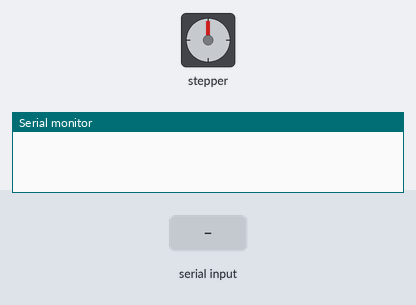
This sketch was run on a simulated Arduino Uno, built with avr-gcc and run on an emulated ATmega328P. Shown: stepper motor, the last lines printed to the serial monitor. Wiring (inferred from the names in the program): stepper motor (2048 steps per turn assumed): coils pin 9, pin 10, pin 11, pin 12. Inputs (shaded band) come from the test bench.

Above: at 1.2 s.
1.3 s: "90,45\n" received over Serial
At 3.5 s:
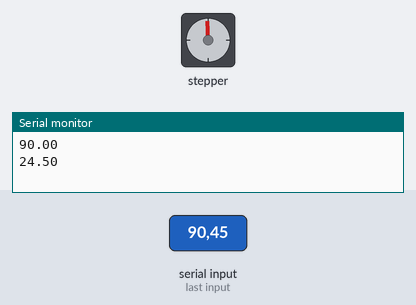
3.8 s: "30,150\n" received over Serial
6.3 s: "5\n" received over Serial
At 7.8 s:
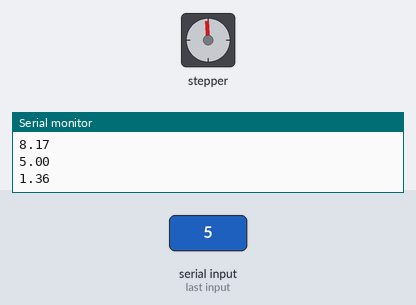
8.8 s: "200\n" received over Serial
At 10.06 s:
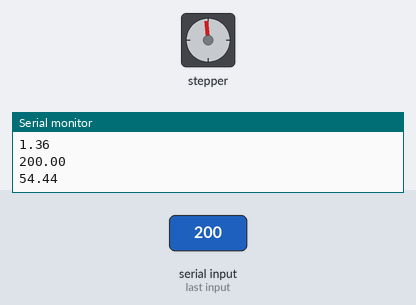
11.6 s: "90\n" received over Serial
At 12.76 s:
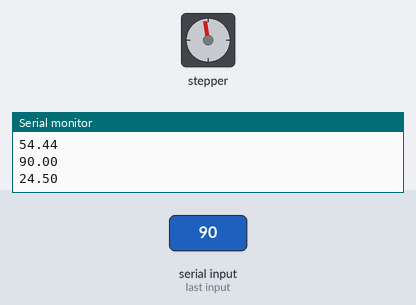
14.1 s: "5\n" received over Serial
Timing chart, 0 to 17.1 s (numbered marks = the images above; inputs shaded):
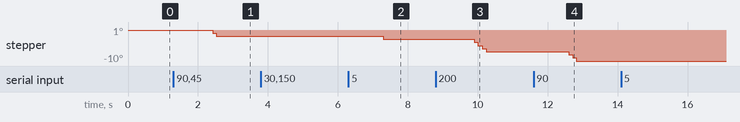

Measured:
- after the input at 1.3 s, stepper: goes -1° 0.11 s, then -2°, starting after 1.1 s

The sketch:

pasoapaso.ino
```cpp
double valor=0;
String instring="";
int ent1=12;
int ent2=11;
int ent3=10;
int ent4=9;
int tiempo=20;
int Steps = 0;
 int Paso [ 8 ][ 4 ] =
   {  {1, 0, 0, 0},
      {1, 1, 0, 0},
      {0, 1, 0, 0},
      {0, 1, 1, 0},
      {0, 0, 1, 0},
      {0, 0, 1, 1},
      {0, 0, 0, 1},
      {1, 0, 0, 1}
   };
void setup() {
  Serial.begin(9600);// put your setup code here, to run once:
 pinMode(ent1,OUTPUT);
 pinMode(ent2,OUTPUT);
 pinMode(ent3,OUTPUT);
 pinMode(ent4,OUTPUT);
}

void loop() {
  if(Serial.available()>0){
    instring=Serial.readString();
    valor=instring.toInt();
    Serial.println(valor);
    //delay(10);
    giro();
  }

}
void giro(){
  int sw = 1;
  if(valor<0){
    sw = -1;
   }
  double pasos = ((valor*sw)/360)*98;

  Serial.println( pasos);
  for (int i=0;i<pasos;i++){
        stepper();
         //Serial.println(i);
         delay(10);
    }
  }
  void stepper()            //Avanza un paso
   {
      SetDirection();
      //Serial.print("Step ");
      //Serial.println(Steps);

      digitalWrite( ent1, Paso[Steps][ 0] );
      digitalWrite( ent2, Paso[Steps][ 1] );
      digitalWrite( ent3, Paso[Steps][ 2] );
      digitalWrite( ent4, Paso[Steps][ 3] );


   }

void SetDirection()
   {
      if(valor>0)
         Steps++;
      else
         Steps--;

      Steps = ( Steps + 8 ) % 8 ;
   }
```
